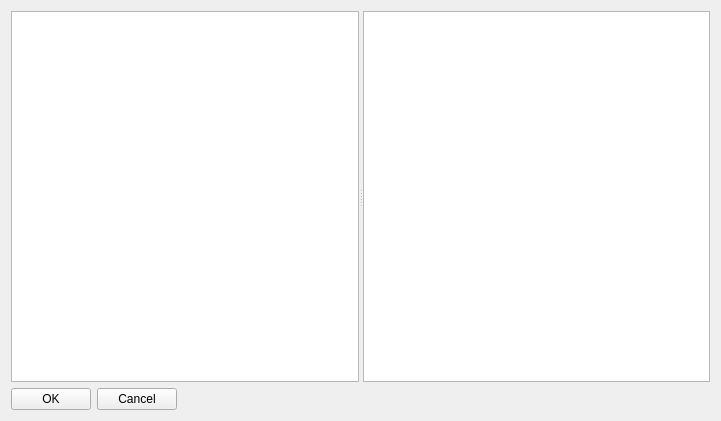
<?xml version="1.0" encoding="UTF-8"?>
<ui version="4.0">
 <class>CSelectScaleDialog</class>
 <widget class="QWidget" name="CSelectScaleDialog">
  <property name="geometry">
   <rect>
    <x>0</x>
    <y>0</y>
    <width>721</width>
    <height>421</height>
   </rect>
  </property>
  <property name="windowTitle">
   <string>CSelectScaleDialog</string>
  </property>
  <layout class="QVBoxLayout" name="verticalLayout">
   <item>
    <widget class="QSplitter" name="splitter">
     <property name="orientation">
      <enum>Qt::Horizontal</enum>
     </property>
     <widget class="QTreeView" name="treeView"/>
     <widget class="QTableWidget" name="tableWidget"/>
    </widget>
   </item>
   <item>
    <layout class="QHBoxLayout" name="pHLaylout">
     <item>
      <widget class="QPushButton" name="pOK">
       <property name="text">
        <string>OK</string>
       </property>
      </widget>
     </item>
     <item>
      <widget class="QPushButton" name="pCancel">
       <property name="text">
        <string>Cancel</string>
       </property>
      </widget>
     </item>
     <item>
      <spacer name="horizontalSpacer">
       <property name="orientation">
        <enum>Qt::Horizontal</enum>
       </property>
       <property name="sizeHint" stdset="0">
        <size>
         <width>40</width>
         <height>20</height>
        </size>
       </property>
      </spacer>
     </item>
    </layout>
   </item>
  </layout>
 </widget>
 <layoutdefault spacing="6" margin="11"/>
 <resources/>
 <connections/>
</ui>
